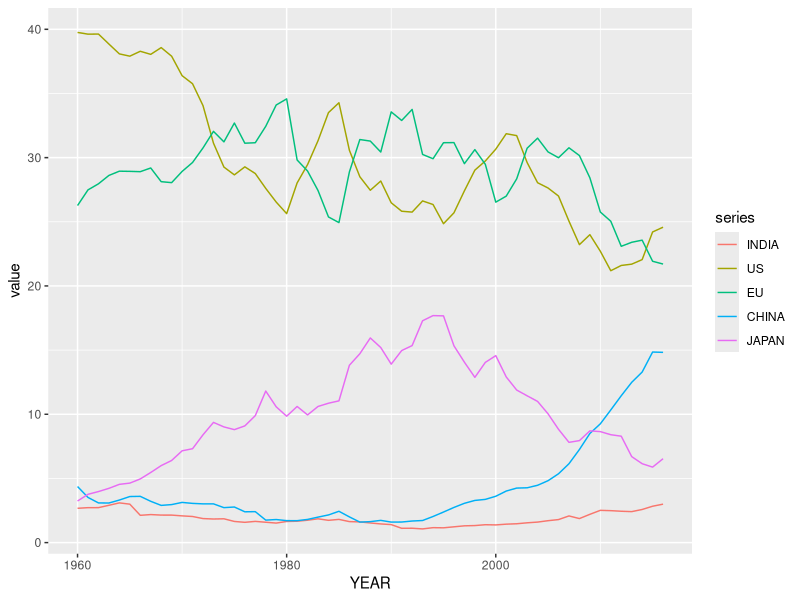

Generate this figure with R:

INDIA_VS_WORLD <-c(
  2.673501056
, 2.722713884
, 2.72444943
, 2.906650364
, 3.094664099
, 2.995009533
, 2.125962054
, 2.184135771
, 2.143672058
, 2.143110335
, 2.08292832
, 2.034728999
, 1.872210659
, 1.838544371
, 1.855299394
, 1.648514993
, 1.580522384
, 1.652657802
, 1.586702857
, 1.521828063
, 1.646424873
, 1.666224626
, 1.743956539
, 1.853868785
, 1.735953872
, 1.808988215
, 1.636213423
, 1.611597146
, 1.529752045
, 1.45464238
, 1.402571781
, 1.11461391
, 1.119992568
, 1.066666111
, 1.164027425
, 1.152623986
, 1.229913135
, 1.30661443
, 1.327583742
, 1.393518474
, 1.377767112
, 1.436782315
, 1.467880994
, 1.542660344
, 1.598530866
, 1.707060104
, 1.793753065
, 2.078287852
, 1.872568082
, 2.203372657
, 2.513600104
, 2.489086793
, 2.443291398
, 2.413689412
, 2.580690235
, 2.834195481
, 2.996315025)

US_VS_WORLD <-c(
  39.75575061
, 39.62130059
, 39.62983645
, 38.85186888
, 38.08433026
, 37.90627114
, 38.28772722
, 38.04761589
, 38.57415289
, 37.90222864
, 36.38572027
, 35.75626607
, 34.05215782
, 31.12847397
, 29.26257137
, 28.65620812
, 29.28127215
, 28.75996298
, 27.60176818
, 26.53625133
, 25.63589481
, 28.02465354
, 29.45660626
, 31.31926844
, 33.50937956
, 34.27566588
, 30.57205463
, 28.508907
, 27.45838437
, 28.17565406
, 26.48207545
, 25.82219627
, 25.75561346
, 26.62585078
, 26.34664097
, 24.85056594
, 25.69944266
, 27.41275513
, 29.02510354
, 29.73770282
, 30.66131862
, 31.86294037
, 31.71554589
, 29.61518404
, 28.04368141
, 27.63227532
, 27.00597106
, 25.05070197
, 23.22042448
, 23.99644105
, 22.7055773
, 21.18727747
, 21.59727398
, 21.69852849
, 22.05284234
, 24.20710769
, 24.5806582)

CHINA_VS_WORLD <- c(
4.36972758
, 3.520891623
, 3.091884278
, 3.084957628
, 3.315765927
, 3.590125323
, 3.604227462
, 3.218025199
, 2.899570371
, 2.962085972
, 3.131774325
, 3.055832597
, 3.018683496
, 3.018917909
, 2.724090822
, 2.772967483
, 2.400726234
, 2.411951789
, 1.751522176
, 1.797376553
, 1.711892658
, 1.709475617
, 1.806074395
, 1.985882126
, 2.155730104
, 2.440419003
, 2.003164039
, 1.597909201
, 1.632845896
, 1.731901767
, 1.59815035
, 1.603410968
, 1.681443773
, 1.721445578
, 2.03428281
, 2.381757653
, 2.740401145
, 3.062107573
, 3.286118154
, 3.367585191
, 3.611305385
, 4.017867086
, 4.248620134
, 4.271664566
, 4.467247523
, 4.824175934
, 5.364073349
, 6.14635405
, 7.254250557
, 8.504260378
, 9.256526576
, 10.33912717
, 11.44423137
, 12.48913619
, 13.29067517
, 14.84996171
, 14.82475506)

EU_VS_WORLD <- c(
26.26526021
, 27.48728919
, 27.95951399
, 28.61246647
, 28.94351818
, 28.92999878
, 28.90530368
, 29.19325435
, 28.12592879
, 28.05026675
, 28.92348794
, 29.62168465
, 30.75623198
, 32.04751739
, 31.22895436
, 32.69524322
, 31.1237456
, 31.16023345
, 32.44046678
, 34.10196477
, 34.57769097
, 29.81667412
, 28.95394664
, 27.4353259
, 25.37634433
, 24.93769365
, 28.8837433
, 31.4105863
, 31.2892399
, 30.43568953
, 33.56339362
, 32.89504051
, 33.75560922
, 30.249271
, 29.91424011
, 31.16185118
, 31.17064831
, 29.52988611
, 30.623956
, 29.47961406
, 26.53082703
, 26.9999925
, 28.34558244
, 30.73460908
, 31.51775287
, 30.44507978
, 29.99357898
, 30.76705258
, 30.16074374
, 28.42691826
, 25.76065452
, 25.04110926
, 23.08982322
, 23.4030397
, 23.5681643
, 21.92310503
, 21.70665983)

JAPAN_VS_WORLD <-c(
3.242171317
, 3.763680148
, 3.976934886
, 4.228205925
, 4.539743595
, 4.635721269
, 4.962280668
, 5.465481528
, 6.000012935
, 6.39957147
, 7.153276864
, 7.315401793
, 8.401017199
, 9.366708739
, 9.015095479
, 8.803503892
, 9.094208477
, 9.895208107
, 11.81097286
, 10.58144597
, 9.848580859
, 10.60874417
, 9.950059087
, 10.60875564
, 10.86164564
, 11.04517385
, 13.82046145
, 14.71792442
, 15.94736367
, 15.200717
, 13.90614641
, 14.96514016
, 15.35193692
, 17.28899221
, 17.68892307
, 17.66865396
, 15.33588096
, 14.05817268
, 12.87730773
, 14.04316577
, 14.57083303
, 12.90960706
, 11.88913621
, 11.43799466
, 11.00083849
, 10.03555564
, 8.829981609
, 7.812777823
, 7.947937718
, 8.706348451
, 8.648810547
, 8.407038734
, 8.292812049
, 6.702295151
, 6.147744515
, 5.882556446
, 6.538459462)

require(ggplot2)
require(reshape2)
df <- data.frame(YEAR = 1960:2016, 
                 INDIA=INDIA_VS_WORLD,
                 US=US_VS_WORLD,
                 EU=EU_VS_WORLD,
                 CHINA=CHINA_VS_WORLD,
                 JAPAN=JAPAN_VS_WORLD)
#df<- tail(df,25)

df <- melt(df ,  id.vars = 'YEAR', variable.name = 'series')

ggplot(df, aes(YEAR,value)) + geom_line(aes(colour = series))

